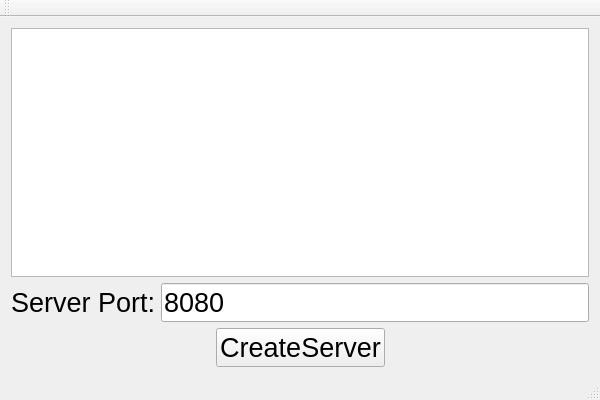
<?xml version="1.0" encoding="UTF-8"?>
<ui version="4.0">
 <class>ServerDlgClass</class>
 <widget class="QMainWindow" name="ServerDlgClass">
  <property name="geometry">
   <rect>
    <x>0</x>
    <y>0</y>
    <width>600</width>
    <height>400</height>
   </rect>
  </property>
  <property name="windowTitle">
   <string>ChatRoomServer</string>
  </property>
  <widget class="QWidget" name="centralWidget">
   <layout class="QVBoxLayout" name="verticalLayout">
    <item>
     <widget class="QListWidget" name="listWidget"/>
    </item>
    <item>
     <layout class="QHBoxLayout" name="horizontalLayout">
      <item>
       <widget class="QLabel" name="labelPort">
        <property name="font">
         <font>
          <pointsize>20</pointsize>
         </font>
        </property>
        <property name="text">
         <string>Server Port:</string>
        </property>
       </widget>
      </item>
      <item>
       <widget class="QLineEdit" name="lineEditPort">
        <property name="font">
         <font>
          <pointsize>20</pointsize>
         </font>
        </property>
        <property name="text">
         <string>8080</string>
        </property>
       </widget>
      </item>
     </layout>
    </item>
    <item>
     <layout class="QHBoxLayout" name="horizontalLayout_2">
      <item>
       <spacer name="horizontalSpacer_2">
        <property name="orientation">
         <enum>Qt::Horizontal</enum>
        </property>
        <property name="sizeHint" stdset="0">
         <size>
          <width>40</width>
          <height>20</height>
         </size>
        </property>
       </spacer>
      </item>
      <item>
       <widget class="QPushButton" name="pushButtonCreate">
        <property name="font">
         <font>
          <pointsize>20</pointsize>
         </font>
        </property>
        <property name="text">
         <string>CreateServer</string>
        </property>
       </widget>
      </item>
      <item>
       <spacer name="horizontalSpacer">
        <property name="orientation">
         <enum>Qt::Horizontal</enum>
        </property>
        <property name="sizeHint" stdset="0">
         <size>
          <width>40</width>
          <height>20</height>
         </size>
        </property>
       </spacer>
      </item>
     </layout>
    </item>
   </layout>
  </widget>
  <widget class="QMenuBar" name="menuBar">
   <property name="geometry">
    <rect>
     <x>0</x>
     <y>0</y>
     <width>600</width>
     <height>23</height>
    </rect>
   </property>
  </widget>
  <widget class="QToolBar" name="mainToolBar">
   <attribute name="toolBarArea">
    <enum>TopToolBarArea</enum>
   </attribute>
   <attribute name="toolBarBreak">
    <bool>false</bool>
   </attribute>
  </widget>
  <widget class="QStatusBar" name="statusBar"/>
 </widget>
 <layoutdefault spacing="6" margin="11"/>
 <resources>
  <include location="ServerDlg.qrc"/>
 </resources>
 <connections/>
</ui>
